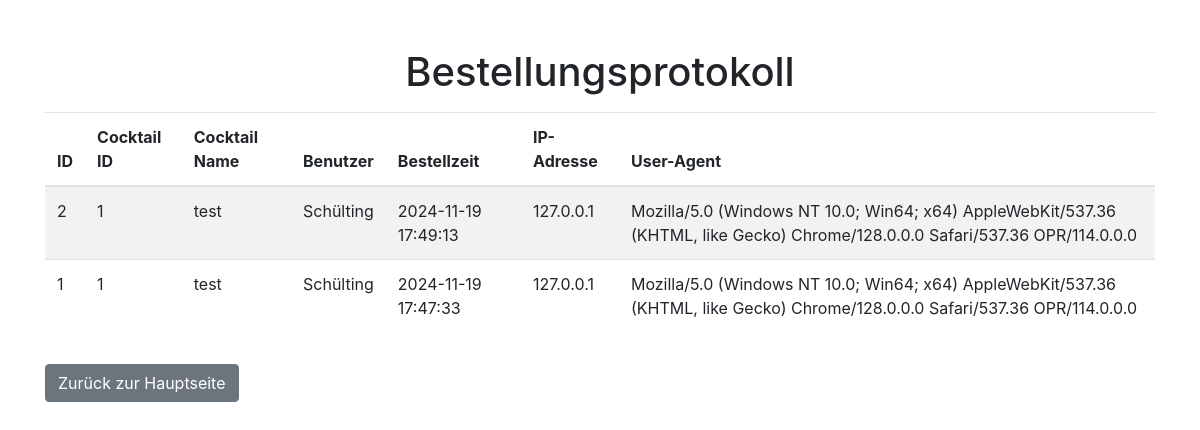
/order_logs, run on the app's committed database.
### tables this page shows
CREATE TABLE orders (
        id INTEGER PRIMARY KEY AUTOINCREMENT,
        cocktail_id INTEGER,
        order_time TIMESTAMP DEFAULT CURRENT_TIMESTAMP,
        ip_address TEXT,
        user_agent TEXT, user_id INTEGER, alcohol_content REAL DEFAULT 0.0,
        FOREIGN KEY(cocktail_id) REFERENCES cocktails(id)
    );

CREATE TABLE cocktails (
        id INTEGER PRIMARY KEY AUTOINCREMENT,
        name TEXT NOT NULL,
        ingredients TEXT NOT NULL,
        description TEXT,
        image_path TEXT,
        counter INTEGER DEFAULT 0
    );

CREATE TABLE users (
        id INTEGER PRIMARY KEY AUTOINCREMENT,
        username TEXT UNIQUE NOT NULL,
        user_agent TEXT,
        ip_address TEXT
    );

### app.py (the view)
@app.route('/order_logs', methods=['GET'])
def order_logs():
    try:
        with get_db_connection() as conn:
            cursor = conn.cursor()
            cursor.execute('''
                SELECT
                    orders.id,
                    orders.cocktail_id,
                    cocktails.name AS cocktail_name,
                    users.username,
                    orders.order_time,
                    orders.ip_address,
                    orders.user_agent
                FROM orders
                LEFT JOIN cocktails ON orders.cocktail_id = cocktails.id
                LEFT JOIN users ON orders.user_id = users.id
                ORDER BY orders.order_time DESC
            ''')
            orders = cursor.fetchall()
        return render_template('order_logs.html', orders=orders)
    except Exception as e:
        logging.error(f"Fehler beim Abrufen des Bestellungsprotokolls: {e}")
        flash("Fehler beim Laden des Protokolls.", "danger")
        return redirect(url_for('index'))

### app.py (called while the page is built)
def get_db_connection():
    def trace_callback(sql):
        with open('sql_log.txt', 'a') as f:
            f.write(f"[SQL TRACE]: {sql}\n")
    conn = sqlite3.connect('cocktails.db', timeout=10)
    conn.row_factory = sqlite3.Row
    conn.set_trace_callback(trace_callback)  # Logging aktivieren
    return conn

@app.context_processor
def inject_global_settings():
    with get_db_connection() as conn:
        cursor = conn.cursor()
        cursor.execute('SELECT value FROM settings WHERE name = ?', ('global_cocktail_access',))
        global_access = cursor.fetchone()
        global_access = global_access['value'] == '1' if global_access else False
    return dict(global_access=global_access)

### templates/order_logs.html (shortened to what this page needs)
<!DOCTYPE html>
<html lang="de">
<head>
    <link href="https://stackpath.bootstrapcdn.com/bootstrap/4.5.2/css/bootstrap.min.css" rel="stylesheet">
</head>
<body>
    <div class="container mt-5">
        <h1 class="text-center">Bestellungsprotokoll</h1>
        <table class="table table-striped mt-3">
            <thead>
                <tr>
                    <th>ID</th>
                    <th>Cocktail ID</th>
                    <th>Cocktail Name</th>
                    <th>Benutzer</th>
                    <th>Bestellzeit</th>
                    <th>IP-Adresse</th>
                    <th>User-Agent</th>
                </tr>
            </thead>
            <tbody>
                {% for order in orders %}
                <tr>
                    <td>{{ order['id'] }}</td>
                    <td>{{ order['cocktail_id'] }}</td>
                    <td>{{ order['cocktail_name'] or 'Unbekannt' }}</td>
                    <td>{{ order['username'] or 'Unbekannt' }}</td>
                    <td>{{ order['order_time'] }}</td>
                    <td>{{ order['ip_address'] }}</td>
                    <td>{{ order['user_agent'] }}</td>
                </tr>
                {% endfor %}
            </tbody>
        </table>
        <a href="{{ url_for('index') }}" class="btn btn-secondary mt-3">Zurück zur Hauptseite</a>
    </div>
</body>
</html>

### data on the page
orders: id "2", cocktail_id "1", name "test", username "Schülting", order_time "2024-11-19 17:49:13", ip_address "127.0.0.1", user_agent "Mozilla/5.0 (Windows NT 10.0; Win64; x64) AppleWebKit/537.36 (KHTML, like Gecko) Chrome/128.0.0.0 Safari/537.36 OPR/114.0.0.0"
orders: id "1", cocktail_id "1", name "test", username "Schülting", order_time "2024-11-19 17:47:33", ip_address "127.0.0.1", user_agent "Mozilla/5.0 (Windows NT 10.0; Win64; x64) AppleWebKit/537.36 (KHTML, like Gecko) Chrome/128.0.0.0 Safari/537.36 OPR/114.0.0.0"
